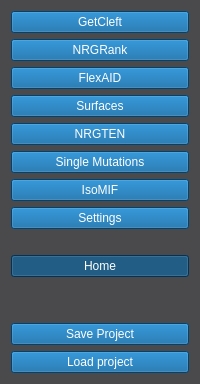
       <widget class="QWidget" name="verticalWidget_2" native="true">
        <property name="minimumSize">
         <size>
          <width>0</width>
          <height>0</height>
         </size>
        </property>
        <property name="maximumSize">
         <size>
          <width>500</width>
          <height>16777215</height>
         </size>
        </property>
        <property name="styleSheet">
         <string notr="true">QWidget{
	background-color:rgb(74, 73, 75);
}
QPushButton{
	background-color: rgb(0,92,157);
	color:rgb(255, 255, 255);
}
QPushButton:checked{
	background-color: rgb(0, 72, 122);
	color:rgb(255, 255, 255);
}</string>
        </property>
        <layout class="QVBoxLayout" name="verticalLayout_13">
         <item>
          <widget class="QPushButton" name="button_getcleft">
           <property name="text">
            <string>GetCleft</string>
           </property>
           <property name="checkable">
            <bool>true</bool>
           </property>
           <property name="checked">
            <bool>false</bool>
           </property>
           <property name="autoExclusive">
            <bool>true</bool>
           </property>
          </widget>
         </item>
         <item>
          <widget class="QPushButton" name="button_nrgrank">
           <property name="styleSheet">
            <string notr="true"/>
           </property>
           <property name="text">
            <string>NRGRank</string>
           </property>
           <property name="checkable">
            <bool>true</bool>
           </property>
           <property name="checked">
            <bool>false</bool>
           </property>
           <property name="autoExclusive">
            <bool>true</bool>
           </property>
          </widget>
         </item>
         <item>
          <widget class="QPushButton" name="button_flexaid">
           <property name="text">
            <string>FlexAID</string>
           </property>
           <property name="checkable">
            <bool>true</bool>
           </property>
           <property name="autoExclusive">
            <bool>true</bool>
           </property>
          </widget>
         </item>
         <item>
          <widget class="QPushButton" name="button_surfaces">
           <property name="text">
            <string>Surfaces</string>
           </property>
           <property name="checkable">
            <bool>true</bool>
           </property>
           <property name="autoExclusive">
            <bool>true</bool>
           </property>
          </widget>
         </item>
         <item>
          <widget class="QPushButton" name="button_nrgten">
           <property name="text">
            <string>NRGTEN</string>
           </property>
           <property name="checkable">
            <bool>true</bool>
           </property>
           <property name="checked">
            <bool>false</bool>
           </property>
           <property name="autoExclusive">
            <bool>true</bool>
           </property>
          </widget>
         </item>
         <item>
          <widget class="QPushButton" name="button_modeller">
           <property name="text">
            <string>Single Mutations</string>
           </property>
           <property name="checkable">
            <bool>true</bool>
           </property>
           <property name="autoExclusive">
            <bool>true</bool>
           </property>
          </widget>
         </item>
         <item>
          <widget class="QPushButton" name="button_ISOMIF">
           <property name="text">
            <string>IsoMIF</string>
           </property>
           <property name="checkable">
            <bool>true</bool>
           </property>
           <property name="autoExclusive">
            <bool>true</bool>
           </property>
          </widget>
         </item>
         <item>
          <widget class="QPushButton" name="button_settings">
           <property name="text">
            <string>Settings</string>
           </property>
           <property name="checkable">
            <bool>true</bool>
           </property>
           <property name="autoExclusive">
            <bool>true</bool>
           </property>
          </widget>
         </item>
         <item>
          <widget class="QLabel" name="logo">
           <property name="enabled">
            <bool>true</bool>
           </property>
           <property name="minimumSize">
            <size>
             <width>0</width>
             <height>0</height>
            </size>
           </property>
           <property name="maximumSize">
            <size>
             <width>140</width>
             <height>150</height>
            </size>
           </property>
           <property name="text">
            <string/>
           </property>
           <property name="pixmap">
            <pixmap>assets/nrgsuite_qt_logo.png</pixmap>
           </property>
           <property name="scaledContents">
            <bool>true</bool>
           </property>
          </widget>
         </item>
         <item>
          <widget class="QPushButton" name="button_home">
           <property name="text">
            <string>Home</string>
           </property>
           <property name="checkable">
            <bool>true</bool>
           </property>
           <property name="checked">
            <bool>true</bool>
           </property>
           <property name="autoExclusive">
            <bool>true</bool>
           </property>
          </widget>
         </item>
         <item>
          <spacer name="verticalSpacer">
           <property name="orientation">
            <enum>Qt::Vertical</enum>
           </property>
           <property name="sizeHint" stdset="0">
            <size>
             <width>20</width>
             <height>40</height>
            </size>
           </property>
          </spacer>
         </item>
         <item>
          <widget class="QPushButton" name="button_save">
           <property name="text">
            <string>Save Project</string>
           </property>
           <property name="checkable">
            <bool>true</bool>
           </property>
           <property name="autoExclusive">
            <bool>true</bool>
           </property>
          </widget>
         </item>
         <item>
          <widget class="QPushButton" name="button_load">
           <property name="text">
            <string>Load project</string>
           </property>
           <property name="checkable">
            <bool>true</bool>
           </property>
           <property name="autoExclusive">
            <bool>true</bool>
           </property>
          </widget>
         </item>
        </layout>
       </widget>
